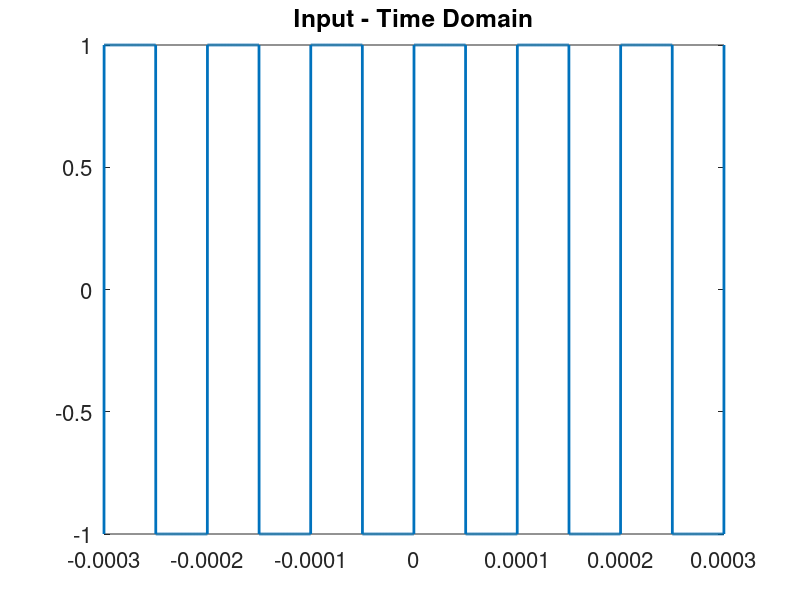
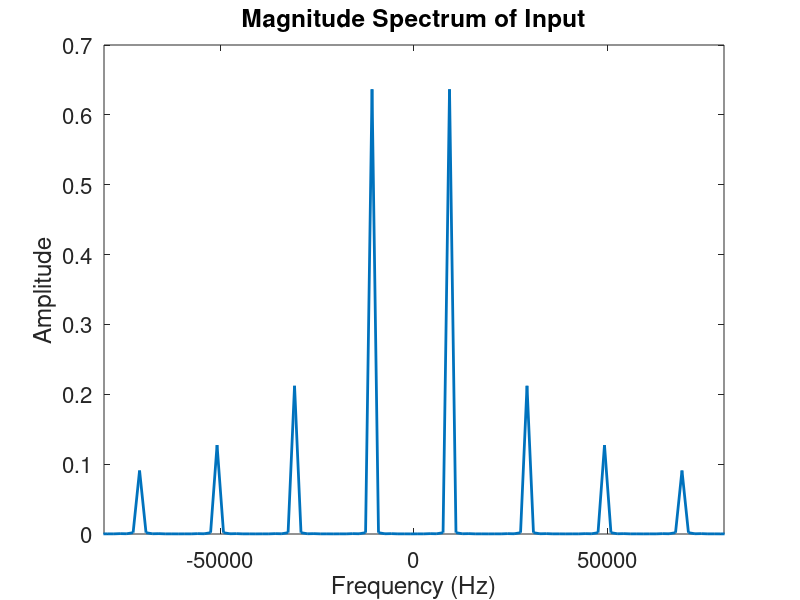
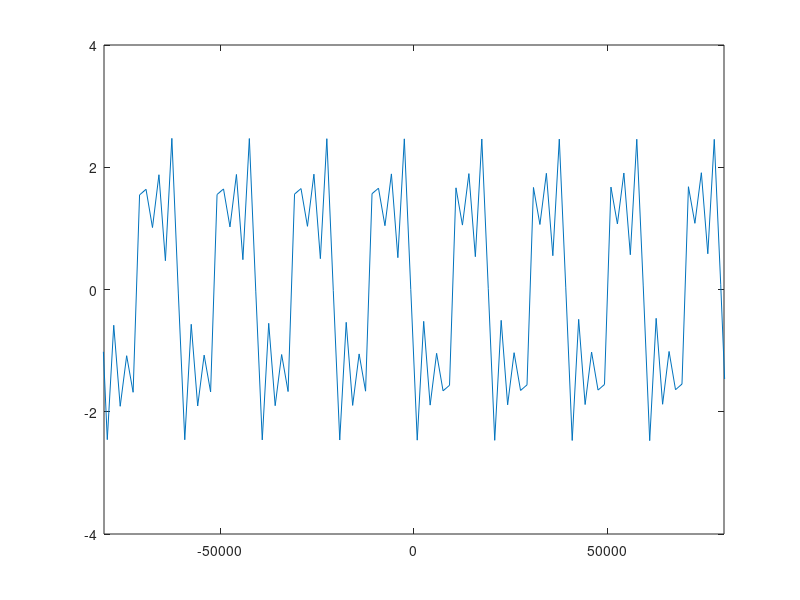
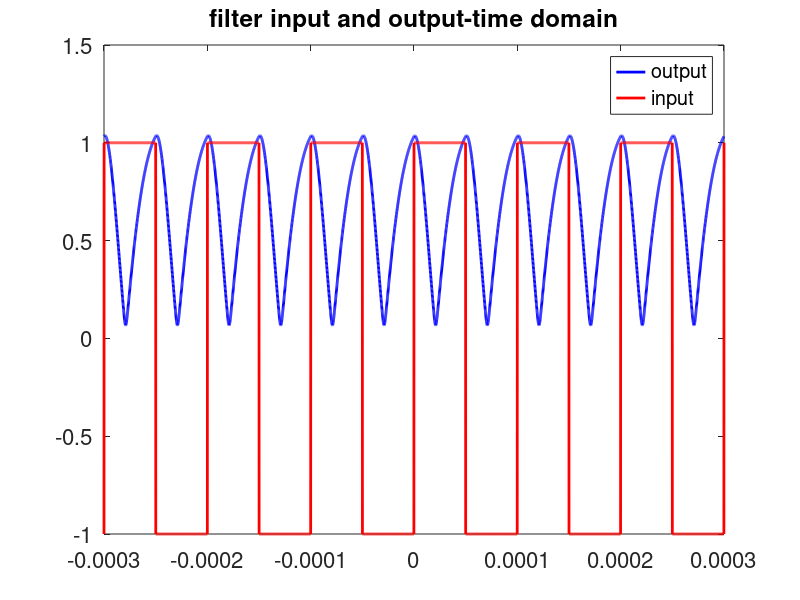

Recreate these plots in MATLAB, in order.
clc
clear all

%% Square wave generator (input)
f0 = 10000; % fundamental freq of input square wave
T0 = 1/f0;  % period
tstep = 0.001*T0;
tt = -3*T0:tstep:3*T0;
fs = 1/tstep;   % sampling frequency

input = square(tt*2*pi*f0,50); % input square wave
N = length(input);

% plot square wave
figure(1)
Hp1 = plot(tt,input);
set(Hp1,'LineWidth',2)
Ha = gca;
set(Ha,'Fontsize',16)
xlim([tt(1) tt(length(tt))]);
title('Input - Time Domain')

%% Frequency response of input
magFFT = abs(fft(input))/N;
fshift = (-N/2:N/2-1)*(fs/N);

% plot amplitude spectrum
figure(2)
Hp1 = plot(fshift, fftshift(magFFT));
set(Hp1,'LineWidth',2)
Ha = gca;
set(Ha,'Fontsize',16)
xlim([-8*f0 8*f0]);
xlabel('Frequency (Hz)');
ylabel('Amplitude');
title('Magnitude Spectrum of Input');

% plot phase spectrum
phaseFFT = angle(fft(input));
figure(3)
Hp1 = plot(fshift, fftshift(phaseFFT));
xlim([-8*f0 8*f0]);

%% Designing the 2nd order Butterworth filter parameters
n = 2; % order of butterworth filter
fc = 11500; % set your cutoff frequency
fund_freq = 10e3; % fundamental frequency
third_harm_freq = 30e3; % third harmonic frequency

% a for poles (or factors from textbook)
switch n
    case 1
        a = [1 1]; % first order
    case 2
        a = [1 1.414 1]; % second order
    case 3
        a = conv([1 1], [1 1 1]); % third order
    case 4
        a = conv([1 0.765 1], [1 1.848 1]); % fourth order
end

% b for zeros
b = 1;

%% calculate normalized frequency response
% range = ceil(third_harm_freq/fc) + 1;
%w = linspace(-range,range,length(f));
%h = freqs(b,a,f);
%mag = 20*log10(abs(h)); %% convert magnitude to dB
%phase = angle(h);
%phasedeg = phase*180/pi;
Hf = 1 ./ (1 + 1.414*(1i*fshift/fc) + (1i*fshift/fc).^2);

output = ifft(fftshift(fft(input)) .* Hf);
figure(4)
Hp1 = plot(tt, abs(output),'b',tt,input,'r');
set(Hp1,'LineWidth',2)
Ha = gca;
set(Ha,'Fontsize',16)
title('filter input and output-time domain')
set(Ha,'Fontsize',16)
legend('output','input')
xlim([tt(1) tt(length(tt))])

%% Frequency response of output
magFFT_output = abs(fft(output))/N;

% plot amplitude spectrum
figure(5)
Hp1 = plot(fshift, fftshift(magFFT_output));
set(Hp1,'LineWidth',2)
Ha = gca;
set(Ha,'Fontsize',16)
xlim([-8*f0 8*f0]);
xlabel('Frequency (Hz)');
ylabel('Amplitude');
title('Magnitude Spectrum of Output');

